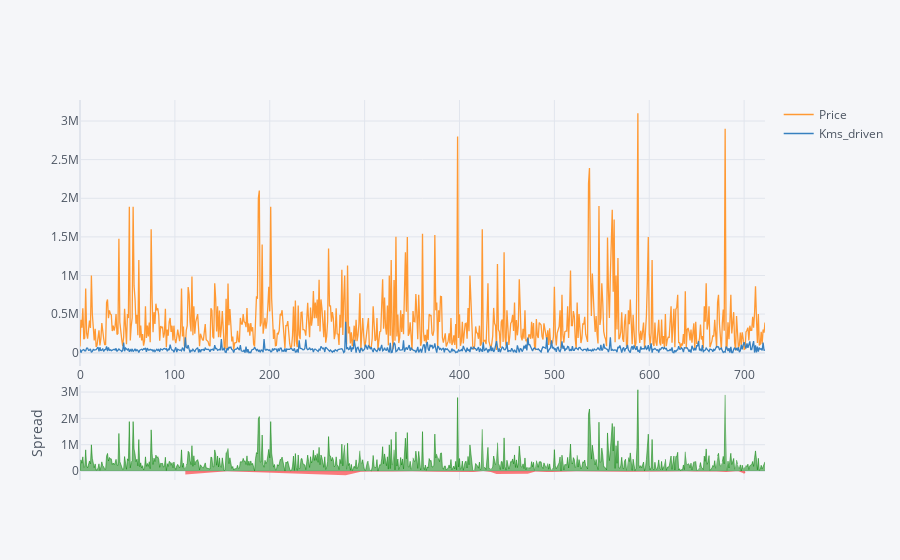

The code cell stored with this chart in its notebook:
### Code cell
car[['Price','Kms_driven']].iplot(kind = 'spread')

### Figure 1 — Plotly figure (JSON) as saved in the notebook; plotly's stock layout.template omitted (floating-point values rounded to 4 significant figures; data arrays with more than 128 entries replaced by an {"elided": "..."} marker saying what was removed)
{"data": [{"line": {"color": "rgba(255, 153, 51, 1.0)", "dash": "solid", "shape": "linear", "width": 1.3}, "mode": "lines", "name": "Price", "text": "", "type": "scatter", "x": {"elided": "723 int values"}, "y": {"elided": "723 int values"}}, {"line": {"color": "rgba(55, 128, 191, 1.0)", "dash": "solid", "shape": "linear", "width": 1.3}, "mode": "lines", "name": "Kms_driven", "text": "", "type": "scatter", "x": {"elided": "723 int values"}, "y": {"elided": "723 int values"}}, {"connectgaps": false, "fill": "tozeroy", "line": {"color": "green", "dash": "solid", "shape": "linear", "width": 0.5}, "mode": "lines", "name": "Spread", "showlegend": false, "type": "scatter", "x": {"elided": "723 int values"}, "xaxis": "x2", "y": {"elided": "723 mixed values"}, "yaxis": "y2"}, {"connectgaps": false, "fill": "tozeroy", "line": {"color": "red", "dash": "solid", "shape": "linear", "width": 0.5}, "mode": "lines", "name": "Spread", "showlegend": false, "type": "scatter", "x": {"elided": "723 int values"}, "xaxis": "x2", "y": {"elided": "723 mixed values"}, "yaxis": "y2"}], "layout": {"hovermode": "x", "legend": {"bgcolor": "#F5F6F9", "font": {"color": "#4D5663"}}, "paper_bgcolor": "#F5F6F9", "plot_bgcolor": "#F5F6F9", "title": {"font": {"color": "#4D5663"}}, "xaxis": {"gridcolor": "#E1E5ED", "showgrid": true, "tickfont": {"color": "#4D5663"}, "title": {"font": {"color": "#4D5663"}, "text": ""}, "zerolinecolor": "#E1E5ED"}, "xaxis2": {"anchor": "y2", "gridcolor": "#E1E5ED", "showgrid": true, "showticklabels": false, "tickfont": {"color": "#4D5663"}, "title": {"font": {"color": "#4D5663"}, "text": ""}, "zerolinecolor": "#E1E5ED"}, "yaxis": {"domain": [0.3, 1], "gridcolor": "#E1E5ED", "showgrid": true, "tickfont": {"color": "#4D5663"}, "title": {"font": {"color": "#4D5663"}, "text": ""}, "zerolinecolor": "#E1E5ED"}, "yaxis2": {"domain": [0, 0.25], "gridcolor": "#E1E5ED", "showgrid": true, "tickfont": {"color": "#4D5663"}, "title": {"font": {"color": "#4D5663"}, "text": "Spread"}, "zerolinecolor": "#E1E5ED"}}}
